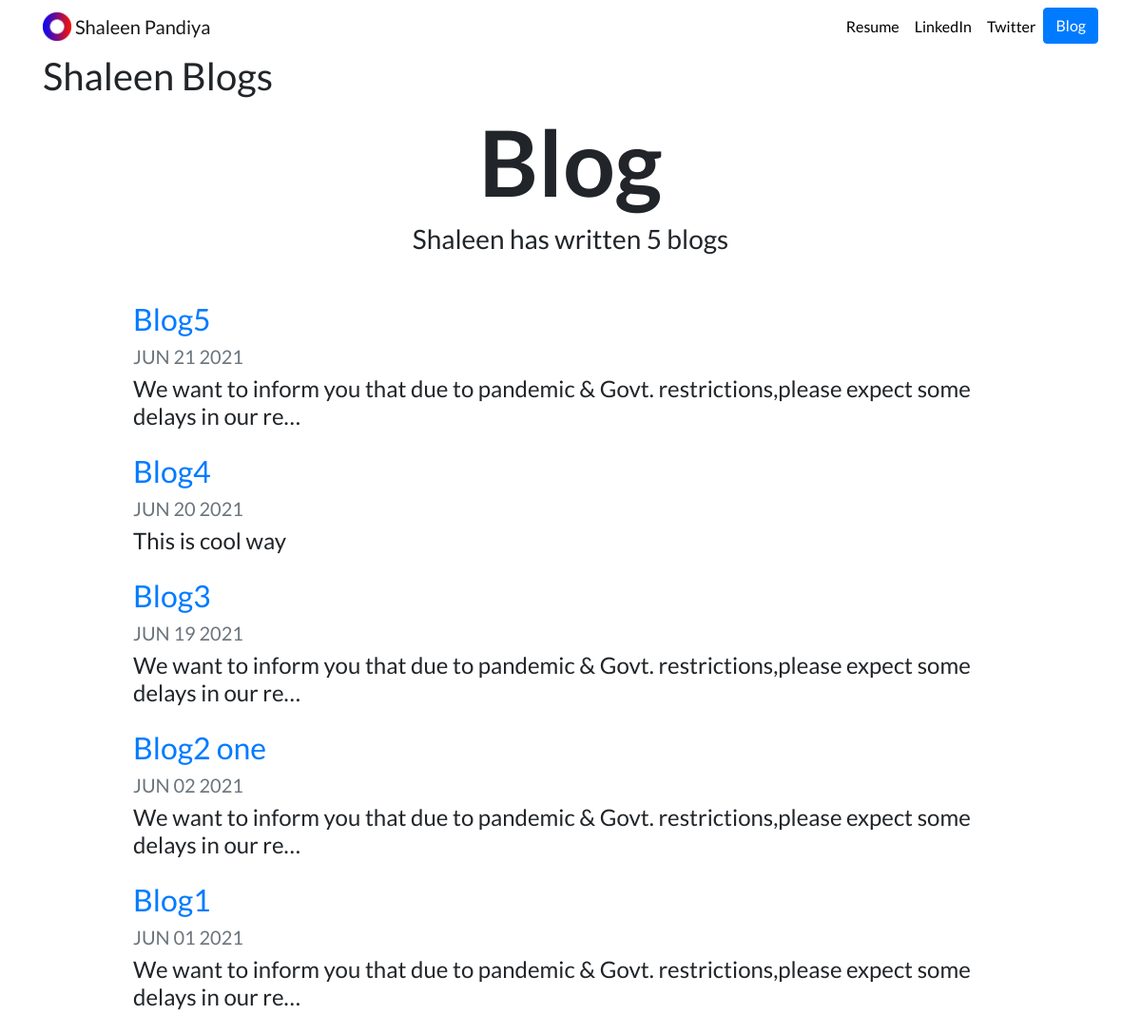
Screenshot of /blog/ with the database file from the repository.
### Blog/models.py (models this page shows, shortened)
class Blog(models.Model):
    title = models.CharField(max_length = 200)
    description =models.TextField()
    date = models.DateField()

### Blog/views.py (the view)
# urls.py: path('', views.all_blogs,name='all_blogs'),
def all_blogs(request):
    blogs = Blog.objects.order_by('-date')
    return render(request,'Blog/all_blogs.html',{'blogs': blogs})

### Blog/templates/Blog/all_blogs.html (shortened to what this page needs)
<!DOCTYPE html>
<html lang="en">
<head>
</head>
<body>
{% extends 'portfolio/base.html' %}
{% load static %}
{% block content %}
<h1>Shaleen Blogs</h1>
<h1 id="blogtitle" class="font-weight-bold text-center">Blog</h1>
<h3 class="text-center mb-5">Shaleen has written {{ blogs.count }} blog{{ blogs.count|pluralize }}</h3>
{% for blog in blogs %}
<div class="row justify-content-center my-3">
  <div class="col-md-10">
    <a href="{% url 'blog:detail' blog.id %}">
      <h2>{{ blog.title }}</h2>
    </a>
    <h5 class="text-muted">{{ blog.date|date:'M d Y'|upper }}</h5>
    <h4>{{ blog.description|striptags|truncatechars:100 }}</h4>
  </div>
</div>
{% endfor %}
{% endblock %}

### Portfolio/templates/Portfolio/base.html (shortened to what this page needs)
{% load static %}
<html lang="en">
<head>
  <link rel="stylesheet" href="https://stackpath.bootstrapcdn.com/bootstrap/4.4.1/css/bootstrap.min.css">
  <link rel="stylesheet" href="{% static 'Portfolio/custom.css' %}">
</head>
<body>
  <nav id="topNav" class="navbar navbar-expand-md navbar-light">
    <div class="container">
      <a class="navbar-brand" href="{% url 'home' %}">
        <img src="{% static 'portfolio/Logo.png' %}" width="30" height="30" class="d-inline-block align-top" alt="Shaleen Logo">
        <span>Shaleen Pandiya</span>
      </a>
      <div class="collapse navbar-collapse text-center" id="navbarNav">
        <ul class="navbar-nav ml-auto">
          <li class="nav-item">
            <a class="nav-link" href="{% static 'portfolio/resume.pdf' %}" target="_blank">Resume</a>
          </li>
          <li class="nav-item">
            <a class="nav-link" href="https://www.linkedin.com/in/shaleenpandiya/" target="_blank">LinkedIn</a>
          </li>
          <li class="nav-item">
            <a class="nav-link" href="https://twitter.com/shals1031" target="_blank">Twitter</a>
          </li>
          <li>
            <a role="button" href="{% url 'blog:all_blogs' %}" class="btn btn-primary">Blog</a>
          </li>
        </ul>
      </div>
    </div>
  </nav>
  <div class="container">
    {% block content %}
      {% endblock %}
  </div>
</body>
</html>

### Portfolio/static/Portfolio/custom.css (style rules this page uses)
.navbar-nav .nav-link { color: rgba(0,0,0,1) !important; }
body { font-family: 'Lato', sans-serif; }
#blogtitle { font-size: 6rem; }

### rows the page displays
Blog: title "Blog5", date "JUN 21 2021", description "We want to inform you that due to pandemic & Govt. restrictions,please expect some delays in our re…"
Blog: title "Blog4", date "JUN 20 2021", description "This is cool way"
Blog: title "Blog3", date "JUN 19 2021", description "We want to inform you that due to pandemic & Govt. restrictions,please expect some delays in our re…"
Blog: title "Blog2 one", date "JUN 02 2021", description "We want to inform you that due to pandemic & Govt. restrictions,please expect some delays in our re…"
Blog: title "Blog1", date "JUN 01 2021", description "We want to inform you that due to pandemic & Govt. restrictions,please expect some delays in our re…"

### other values shown
{{ blogs.count }} "5"
